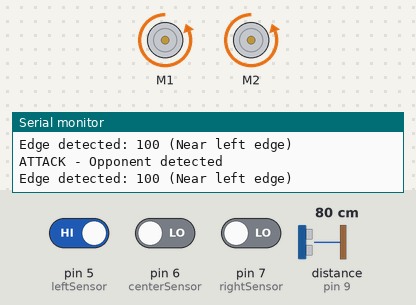
Simulated run of this sketch. Board: Arduino Uno, built with avr-gcc and run on an emulated ATmega328P. On the bench: 2 × DC motor (green arrow = forward, orange = backward, longer = faster), the last lines printed to the serial monitor. Wiring (inferred from the names in the program): ultrasonic range finder: trigger pin 8; echo pin 9. The test bench sets the inputs (shaded band); at power-on: distance to the obstacle (sensor on pin 9) 80 cm, pin 7 (rightSensor) LOW, pin 5 (leftSensor) HIGH, pin 6 (centerSensor) LOW. The echo pulse lasts 58.3 µs per cm; random numbers use the default seed unless the sketch sets one.

Above: at 4.2 s.
4.3 s: distance to the obstacle (sensor on pin 9) set to 120 cm
At 7.2 s:
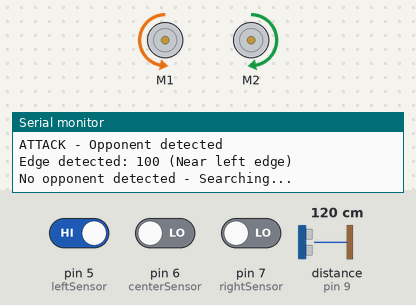
8.5 s: distance to the obstacle (sensor on pin 9) set to 2 cm
12.7 s: pin 7 (rightSensor) driven HIGH
16.9 s: distance to the obstacle (sensor on pin 9) set to 35 cm
At 18.1 s:
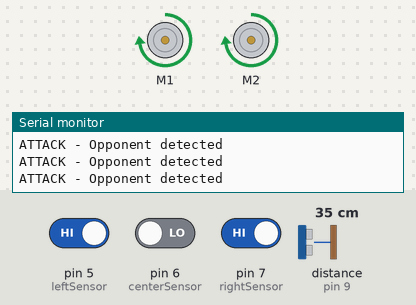
18.4 s: distance to the obstacle (sensor on pin 9) set to 60 cm
At 19.6 s:
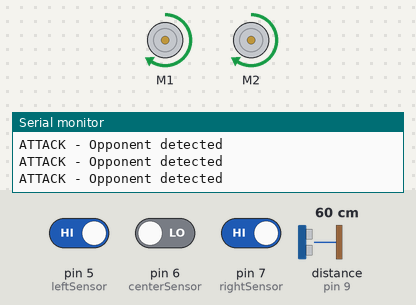
19.9 s: pin 5 (leftSensor) driven LOW
At 20.8 s:
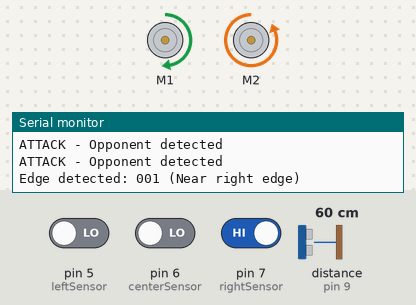
Timing chart, 0 to 24.4 s (numbered marks = the images above; inputs shaded):
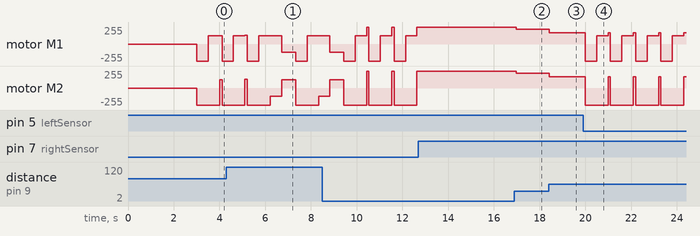

Measured:
- after the input at 16.9 s, motor M1, motor M2: forward 255/255 → forward 225/255 after 0.08 s
- after the input at 18.4 s, motor M1, motor M2: forward 225/255 → forward 172/255 at once
- after the input at 19.9 s, motor M1: forward 172/255 → backward 255/255 after 0.09 s, then repeats every 1.1 s: forward 127/255 0.50 s, forward 172/255 0.10 s, backward 255/255 0.50 s; motor M2: alternates backward 255/255 for 1.0 s and forward 172/255 for 0.10 s, starting after 0.09 s
- by itself, motor M1: repeats every 1.1 s: backward 255/255 0.50 s, forward 127/255 0.50 s, forward 255/255 0.10 s
- by itself, motor M2: repeats every 1.1 s: backward 255/255 1.0 s, forward 255/255 0.10 s

The sketch:

minisumoai1.ino
```cpp
#include <Wire.h>
#include <Adafruit_MotorShield.h>
#include "utility/Adafruit_MS_PWMServoDriver.h"

// Motor shield setup
Adafruit_MotorShield AFMS = Adafruit_MotorShield();
Adafruit_DCMotor *leftMotor = AFMS.getMotor(1);  // Left motor
Adafruit_DCMotor *rightMotor = AFMS.getMotor(2); // Right motor

// Pin definitions for sensors
#define leftSensor    5
#define centerSensor  6
#define rightSensor   7
#define echoPin       9
#define trigPin       8

// Constants
const int moveSpeed = 255;
const float factor = 0.5;
const int maximumRange = 80;      // Max distance for detection (cm)
const int fullSpeedDistance = 20; // Full speed up to 20 cm
const int revDelay = 500;         // Delay for reversing
const int attackDistance = 15;    // Distance to start aggressive attack

// Variables for distance measurement
long duration, distance;
bool opponentDetected = false;

void setup()
{
  Serial.begin(9600);
  AFMS.begin();

  pinMode(leftSensor, INPUT);
  pinMode(centerSensor, INPUT);
  pinMode(rightSensor, INPUT);
  pinMode(trigPin, OUTPUT);
  pinMode(echoPin, INPUT);

  leftMotor->run(RELEASE);
  rightMotor->run(RELEASE);
  delay(3000); // Initial delay

  // Set initial motor speeds
  leftMotor->setSpeed(moveSpeed * factor);
  rightMotor->setSpeed(moveSpeed * factor);
}

void loop()
{
  // Read sensor inputs
  int AINL = digitalRead(leftSensor);
  int AINC = digitalRead(centerSensor);
  int AINR = digitalRead(rightSensor);

  // Measure distance with ultrasonic sensor
  digitalWrite(trigPin, LOW);
  delayMicroseconds(2);
  digitalWrite(trigPin, HIGH);
  delayMicroseconds(10);
  digitalWrite(trigPin, LOW);
  duration = pulseIn(echoPin, HIGH);
  distance = duration / 58.2;

  // Check if opponent is detected (within maximum range)
  if (distance <= maximumRange) {
    opponentDetected = true;
  } else {
    opponentDetected = false;
  }

  // Edge detection logic
  if (!AINL && !AINC && !AINR) { // 000 (edge detected)
    Serial.println("Edge detected: 000");
    avoidEdge();
  }
  else if (AINL && AINC && !AINR) { // 110
    Serial.println("Edge detected: 110 (Near left edge)");
    avoidEdge();
  }
  else if (!AINL && AINC && AINR) { // 011
    Serial.println("Edge detected: 011 (Near right edge)");
    avoidEdge();
  }
  else if (AINL && !AINC && !AINR) { // 100
    Serial.println("Edge detected: 100 (Near left edge)");
    avoidEdge();
  }
  else if (!AINL && !AINC && AINR) { // 001
    Serial.println("Edge detected: 001 (Near right edge)");
    avoidEdge();
  }

  // If the opponent is detected, initiate attack
  if (opponentDetected) {
    attackOpponent();
  } else {
    searchForOpponent();
  }

  delay(100); // Short delay to prevent constant sensor readings
}

// Function to avoid the edge and reposition
void avoidEdge() {
  leftMotor->setSpeed(moveSpeed);
  rightMotor->setSpeed(moveSpeed);
  leftMotor->run(BACKWARD);
  rightMotor->run(BACKWARD);
  delay(revDelay);

  // Smarter turn: Rotate away from the edge
  leftMotor->setSpeed(moveSpeed * factor);
  rightMotor->setSpeed(moveSpeed);
  leftMotor->run(FORWARD);
  rightMotor->run(BACKWARD);
  delay(500); // Rotate to adjust position
}

// Function to attack opponent when detected
void attackOpponent() {
  Serial.println("ATTACK - Opponent detected");

  // Adjust attack speed based on distance
  float attackFactor;
  if (distance <= fullSpeedDistance) {
    attackFactor = 1.0; // Full speed if very close
  } else {
    attackFactor = 1.0 - ((float)(distance - fullSpeedDistance) / (maximumRange - fullSpeedDistance)) * 0.5;
    attackFactor = constrain(attackFactor, 0.5, 1.0); // Limit the speed drop
  }

  int attackSpeed = moveSpeed * attackFactor;
  leftMotor->setSpeed(attackSpeed);
  rightMotor->setSpeed(attackSpeed);

  // Move forward and push the opponent
  leftMotor->run(FORWARD);
  rightMotor->run(FORWARD);
}

// Function to search for opponent when not detected
void searchForOpponent() {
  Serial.println("No opponent detected - Searching...");

  // Search Pattern (randomized behavior)
  int moveDecision = random(0, 2);
  if (moveDecision == 0) {
    // Zigzag pattern
    leftMotor->setSpeed(moveSpeed * factor);  // Slow to prevent overshooting
    rightMotor->setSpeed(moveSpeed * factor);
    leftMotor->run(BACKWARD);  // Move backward
    rightMotor->run(FORWARD);  // Move forward
    delay(500); // Delay before changing direction
    leftMotor->run(FORWARD);  // Move forward
    rightMotor->run(BACKWARD); // Move forward in opposite direction
    delay(500);
  } else {
    // Random Spin
    leftMotor->setSpeed(moveSpeed * factor);
    rightMotor->setSpeed(moveSpeed * factor);
    leftMotor->run(FORWARD);
    rightMotor->run(BACKWARD);
    delay(500);
    leftMotor->run(BACKWARD);
    rightMotor->run(FORWARD);
    delay(500);
  }
}
```
